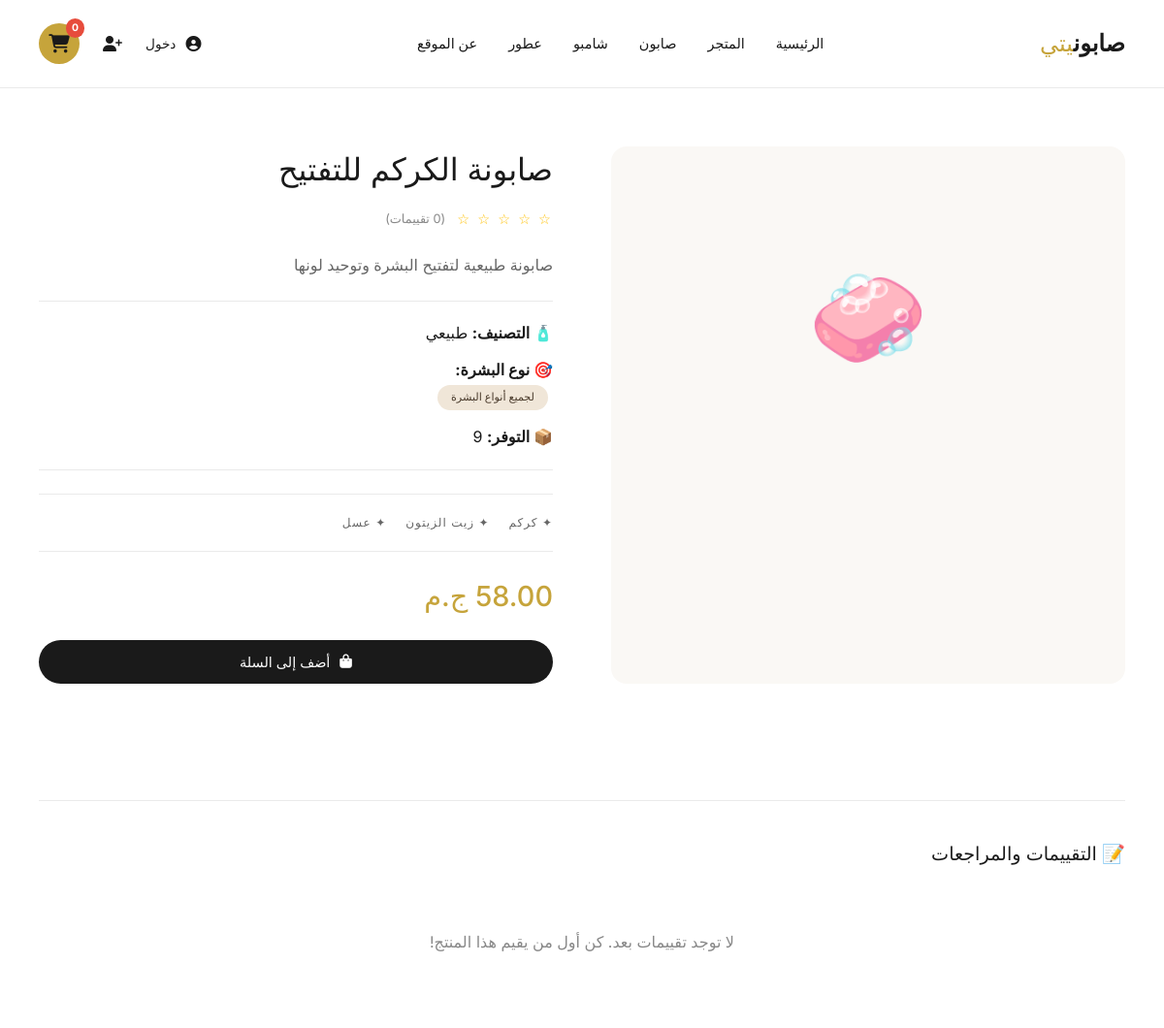
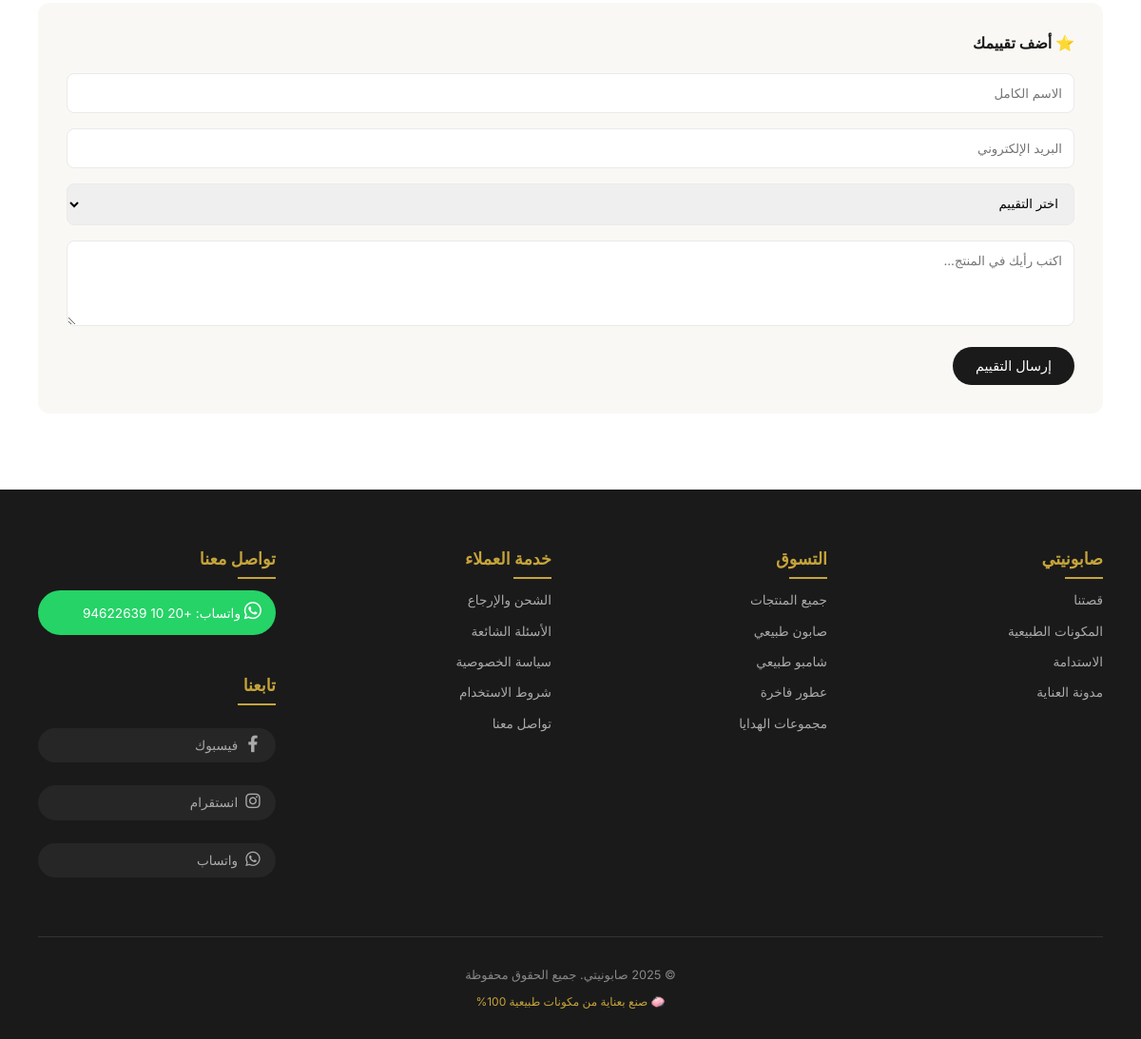
/product.php?id=7, run on the app's committed database (2 pictures, top to bottom).
### tables this page shows
CREATE TABLE IF NOT EXISTS products (
    id INT AUTO_INCREMENT PRIMARY KEY,
    name VARCHAR(255) NOT NULL,
    description TEXT,
    price DECIMAL(10,2) NOT NULL,
    category VARCHAR(100),
    skin_type VARCHAR(100),
    ingredients TEXT,
    image VARCHAR(255),
    stock INT DEFAULT 10,
    featured BOOLEAN DEFAULT FALSE,
    created_at TIMESTAMP DEFAULT CURRENT_TIMESTAMP
);

### product.php (the view, shortened to what this page needs)
<?php
require_once 'config/database.php';
$product_id = $_GET['id'] ?? 0;
$stmt = $pdo->prepare("SELECT * FROM products WHERE id = ?");
$stmt->execute([$product_id]);
$product = $stmt->fetch();
$stmt = $pdo->prepare("SELECT AVG(rating) as avg_rating, COUNT(*) as total_reviews FROM reviews WHERE product_id = ? AND is_approved = 1");
$stmt->execute([$product_id]);
$rating_stats = $stmt->fetch();
$avg_rating = round($rating_stats['avg_rating'] ?? 0, 1);
$total_reviews = $rating_stats['total_reviews'] ?? 0;
$reviews = $pdo->prepare("SELECT * FROM reviews WHERE product_id = ? AND is_approved = 1 ORDER BY created_at DESC");
$reviews->execute([$product_id]);
$reviews_list = $reviews->fetchAll();
?>
<!DOCTYPE html>
<html lang="ar" dir="rtl">
<head>
    <link rel="stylesheet" href="https://cdnjs.cloudflare.com/ajax/libs/font-awesome/6.4.0/css/all.min.css">
    <link rel="stylesheet" href="css/style.css">
</head>
<body>
<?php include 'header.php'; ?>
<main class="container">
    <div class="product-detail">
        <div class="product-gallery">
            <?php if($product['image'] && file_exists('uploads/' . $product['image'])): ?>
                <img src="uploads/<?php echo $product['image']; ?>" alt="<?php echo $product['name']; ?>">
            <?php else: ?>
                <div style="font-size: 100px; padding: 60px;">🧼</div>
            <?php endif; ?>
        </div>
        <div class="product-info">
            <h1><?php echo htmlspecialchars($product['name']); ?></h1>
            <div class="rating">
                <div class="stars">
                    <?php for($i = 1; $i <= 5; $i++): ?>
                        <?php echo $i <= $avg_rating ? '★' : '☆'; ?>
                    <?php endfor; ?>
                </div>
                <div class="reviews-count">(<?php echo $total_reviews; ?> تقييمات)</div>
            </div>
            <div class="product-description">
                <?php echo nl2br(htmlspecialchars($product['description'])); ?>
            </div>
            <div class="product-meta">
                <p><strong>🧴 التصنيف:</strong> <?php echo htmlspecialchars($product['category']); ?></p>
                <p><strong>🎯 نوع البشرة:</strong><br>
                    <?php
                    $skin_types = explode("\n", $product['skin_type']);
                    foreach($skin_types as $type):
                        if(trim($type)):
                    ?>
                        <span class="badge"><?php echo htmlspecialchars(trim($type)); ?></span>
                    <?php
                        endif;
                    endforeach;
                    ?>
                </p>
                <p><strong>📦 التوفر:</strong> <?php echo htmlspecialchars($product['stock']); ?></p>
            </div>
            <div class="ingredients">
                <?php
                $ingredients_list = explode('،', $product['ingredients']);
                foreach($ingredients_list as $ingredient):
                ?>
                    <div class="ingredient">✦ <?php echo htmlspecialchars(trim($ingredient)); ?></div>
                <?php endforeach; ?>
            </div>
            <div class="price"><?php echo number_format($product['price'], 2); ?> ج.م</div>
            <form method="POST" action="cart.php">
                <button type="submit" class="btn-add-to-cart">
                    <i class="fas fa-shopping-bag"></i> أضف إلى السلة
                </button>
            </form>
        </div>
    </div>
    <div class="reviews-section">
        <h3>📝 التقييمات والمراجعات</h3>
        <?php if(count($reviews_list) > 0): ?>
            <?php foreach($reviews_list as $review): ?>
            <div class="review-item">
                <div class="review-header">
                    <span class="review-name"><?php echo htmlspecialchars($review['user_name']); ?></span>
                    <span class="review-date"><?php echo date('d/m/Y', strtotime($review['created_at'])); ?></span>
                </div>
                <div class="review-stars">
                    <?php for($i = 1; $i <= 5; $i++): ?>
                        <?php echo $i <= $review['rating'] ? '★' : '☆'; ?>
                    <?php endfor; ?>
                </div>
                <div class="review-comment"><?php echo nl2br(htmlspecialchars($review['comment'])); ?></div>
            </div>
            <?php endforeach; ?>
        <?php else: ?>
            <p style="color: #888; text-align: center; padding: 40px;">لا توجد تقييمات بعد. كن أول من يقيم هذا المنتج!</p>
        <?php endif; ?>
        <div class="add-review">
            <h4>⭐ أضف تقييمك</h4>
            <form method="POST">
                <input type="text" name="user_name" placeholder="الاسم الكامل" required>
                <input type="email" name="user_email" placeholder="البريد الإلكتروني" required>
                <select name="rating" required>
                    <option value="">اختر التقييم</option>
                </select>
                <textarea name="comment" rows="4" placeholder="اكتب رأيك في المنتج..." required></textarea>
                <button type="submit" name="submit_review" class="btn-submit">إرسال التقييم</button>
            </form>
        </div>
    </div>
</main>
<?php include 'footer.php'; ?>
</body>
</html>

### css folder/style.css (style rules this page uses)
* { margin: 0; padding: 0; box-sizing: border-box; }
body { font-family: 'Inter', 'Tajawal', sans-serif; background: #ffffff; color: #1a1a1a; line-height: 1.5; }
.container { max-width: 1280px; margin: 0 auto; padding: 0 40px; }
.product-detail { display: grid; grid-template-columns: 1fr 1fr; gap: 60px; padding: 60px 0; }
.product-gallery { background: #faf8f5; border-radius: 16px; padding: 40px; text-align: center; }
.product-info h1 { font-size: 2rem; font-weight: 400; margin-bottom: 16px; }
.rating { display: flex; align-items: center; gap: 12px; margin-bottom: 24px; }
.stars { color: #ffc107; font-size: 0.9rem; letter-spacing: 2px; }
.reviews-count { color: #888; font-size: 0.8rem; }
.product-description { color: #666; line-height: 1.6; margin: 24px 0; }
.product-meta { margin: 24px 0; padding: 20px 0; border-top: 1px solid #eaeaea; border-bottom: 1px solid #eaeaea; }
.product-meta p { margin-bottom: 12px; line-height: 1.6; }
.product-meta p:last-child { margin-bottom: 0; }
.badge { display: inline-block; background: #f0e6d8; padding: 4px 14px; border-radius: 30px; font-size: 0.7rem; margin: 3px 5px 3px 0; color: #4a3b2c; font-weight: 500; }
.ingredients { display: flex; flex-wrap: wrap; gap: 20px; margin: 24px 0; padding: 20px 0; border-top: 1px solid #eaeaea; border-bottom: 1px solid #eaeaea; }
.ingredient { font-size: 0.75rem; color: #666; text-transform: uppercase; letter-spacing: 1px; }
.price { font-size: 1.8rem; font-weight: 500; margin: 24px 0; color: #c6a43b; }
.btn-add-to-cart { background: #1a1a1a; color: white; border: none; padding: 14px 32px; font-size: 0.9rem; cursor: pointer; border-radius: 30px; width: 100%; transition: all 0.2s; font-family: inherit; display: flex; align-items: center; justify-content: center; gap: 10px; }
.reviews-section { margin-top: 60px; padding-top: 40px; border-top: 1px solid #eaeaea; }
.reviews-section h3 { font-size: 1.2rem; font-weight: 500; margin-bottom: 24px; }
.add-review { margin-top: 40px; padding: 30px; background: #faf8f5; border-radius: 12px; }
.add-review h4 { margin-bottom: 20px; }
.add-review input, .add-review textarea, .add-review select { width: 100%; padding: 12px; margin-bottom: 16px; border: 1px solid #eaeaea; border-radius: 8px; font-family: inherit; }

### product.php (style rules this page uses)
* { margin: 0; padding: 0; box-sizing: border-box; }
body { font-family: 'Inter', sans-serif; background: #ffffff; color: #1a1a1a; }
.container { max-width: 1280px; margin: 0 auto; padding: 0 40px; }
.product-detail { display: grid; grid-template-columns: 1fr 1fr; gap: 60px; padding: 60px 0; }
.product-gallery { background: #faf8f5; border-radius: 8px; padding: 40px; text-align: center; }
.product-info h1 { font-size: 2rem; font-weight: 400; margin-bottom: 16px; }
.rating { display: flex; align-items: center; gap: 12px; margin-bottom: 24px; }
.stars { color: #ffc107; font-size: 0.9rem; }
.reviews-count { color: #888; font-size: 0.8rem; }
.product-description { color: #666; line-height: 1.6; margin: 24px 0; }
.product-meta { margin: 24px 0; padding: 20px 0; border-top: 1px solid #eaeaea; border-bottom: 1px solid #eaeaea; }
.product-meta p { margin-bottom: 12px; }
.badge { display: inline-block; background: #f0e6d8; padding: 4px 12px; border-radius: 20px; font-size: 0.7rem; margin: 3px; }
.ingredients { display: flex; flex-wrap: wrap; gap: 20px; margin: 24px 0; padding: 20px 0; border-top: 1px solid #eaeaea; border-bottom: 1px solid #eaeaea; }
.ingredient { font-size: 0.8rem; color: #666; text-transform: uppercase; letter-spacing: 1px; }
.price { font-size: 1.8rem; font-weight: 500; margin: 24px 0; }
.btn-add-to-cart { background: #1a1a1a; color: white; border: none; padding: 14px 32px; font-size: 0.9rem; cursor: pointer; border-radius: 30px; width: 100%; transition: background 0.2s; }
.reviews-section { margin-top: 60px; padding-top: 40px; border-top: 1px solid #eaeaea; }
.reviews-section h3 { font-size: 1.2rem; font-weight: 500; margin-bottom: 24px; }
.add-review { margin-top: 40px; padding: 30px; background: #faf8f5; border-radius: 8px; }
.add-review h4 { margin-bottom: 20px; }
.add-review input, .add-review textarea, .add-review select { width: 100%; padding: 12px; margin-bottom: 16px; border: 1px solid #eaeaea; border-radius: 8px; font-family: inherit; }
.btn-submit { background: #1a1a1a; color: white; border: none; padding: 12px 24px; cursor: pointer; border-radius: 30px; font-size: 0.9rem; }

### footer.php (style rules this page uses)
.container { max-width: 1280px; margin: 0 auto; padding: 0 40px; }

### data on the page
products: name "صابونة الكركم للتفتيح", description "صابونة طبيعية لتفتيح البشرة وتوحيد لونها", category "طبيعي", skin_type "لجميع أنواع البشرة", stock "9", ingredients "كركم", ingredients "زيت الزيتون", ingredients "عسل", price "58.00"

### other printed values
getCartCount() "0"
$total_reviews "0"
